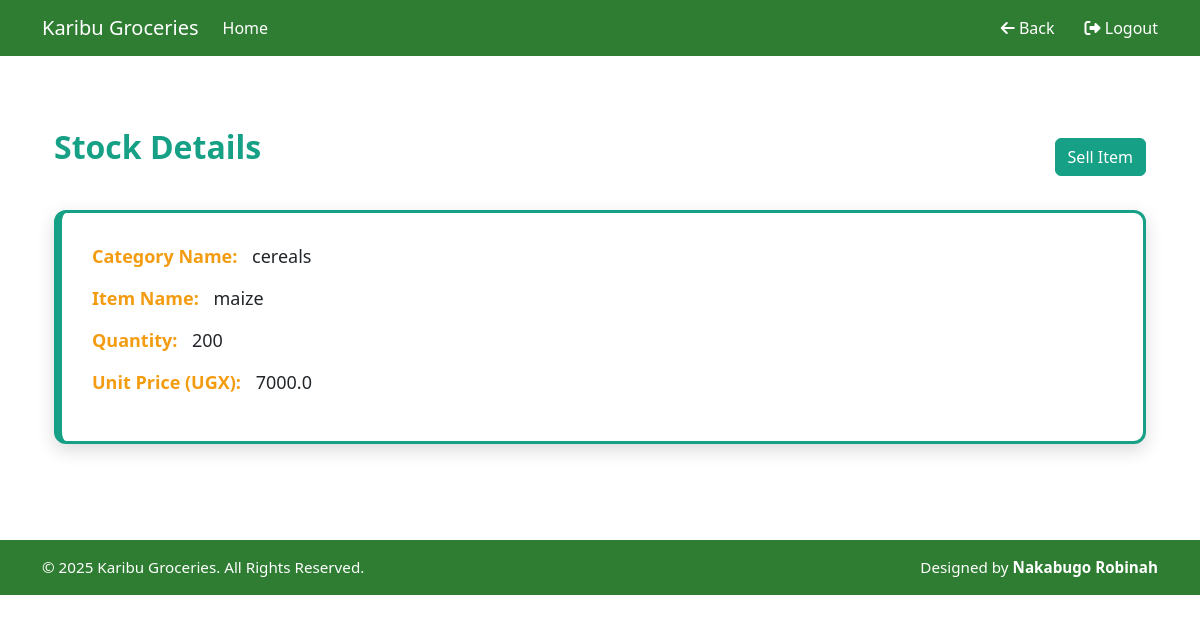
The app's page /home/5/ (signed in) with its own data.
### ledger/models.py (models this page shows, shortened)
class Stock(models.Model):
    category_name = models.ForeignKey(Category, on_delete=models.CASCADE, null=True, blank=True)
    item_name = models.CharField(max_length=10, null=True, blank=False)
    total_quantity = models.IntegerField(default=0, null=True, blank=False)
    issued_quantity = models.IntegerField(default=0, null=True, blank=False)
    received_quantity = models.IntegerField(default=0, null=True, blank=False)
    type_of_stock = models.CharField(max_length=20)
    cost = models.DecimalField(max_digits=10, decimal_places=2, null=True, blank=False)
    supplier_type = models.CharField(
        max_length=20,
        choices=[
            ("individual", "Individual Dealer"),
            ("company", "Company"),
            ("farm", "KGL Farm")
        ]
    )
    date = models.DateField(auto_now_add=True)
    branch = models.CharField(max_length=20, choices=[("Maganjo", "Maganjo"), ("Matugga", "Matugga")])
    unit_price = models.FloatField(blank=True, default=0, null=True)
    unit_cost = models.FloatField(blank=True, default=0, null=True)

class Category(models.Model):
    category_name = models.CharField(max_length=50, null=True, blank=True)
    def __str__(self):
        return self.category_name if self.category_name else "unnamed Category"

### ledger/views.py (the view)
# urls.py: path('home/<int:stock_id>/',views.stockdetail, name="stockdetail"),
@login_required
def  stockdetail(request, stock_id):
    stock =Stock.objects.get(id=stock_id)
    return render(request, 'ledger/stockdetail.html',{'stock':stock})

### ledger/templates/ledger/stockdetail.html (shortened to what this page needs)
{% extends 'base.html' %}
{% load static %}
{% block content %}
<main class="container my-5">
  <div class="d-flex justify-content-between align-items-center mb-4">
    <h2 class="stock-title">Stock Details</h2>
    <a href="{% url 'issue_item' stock.id %}" class="btn btn-primary">Sell Item</a>
  </div>
  <div class="stock-card">
    <div class="stock-info">
      <span class="stock-label">Category Name:</span> {{ stock.category_name }}
    </div>
    <div class="stock-info">
      <span class="stock-label">Item Name:</span> {{ stock.item_name }}
    </div>
    <div class="stock-info">
      <span class="stock-label">Quantity:</span> {{ stock.total_quantity }}
    </div>
    <div class="stock-info">
      <span class="stock-label">Unit Price (UGX):</span> {{ stock.unit_price }}
    </div>
  </div>
</main>
{% endblock %}

### ledger/templates/ledger/stockdetail.html (style rules this page uses)
html, body { height: 100%; margin: 0; }
body { display: flex; flex-direction: column; min-height: 100vh; }
main { flex: 1; }
.stock-card { background-color: #ffffff; border: 3px solid #16a085; border-left: 8px solid #16a085; border-radius: 12px; box-shadow: 0 6px 18px rgba(0, 0, 0, 0.15); padding: 30px; transition: 0.3s ease; }
.stock-title { color: #16a085; font-weight: bold; margin-bottom: 20px; }
.stock-info { font-size: 18px; margin-bottom: 15px; }
.stock-label { font-weight: 600; color: #f39c12; margin-right: 10px; }
.btn-primary { background-color: #16a085; border-color: #16a085; }

### records on screen
Stock: category_name "cereals", item_name "maize", total_quantity "200", unit_price "7000.0"
